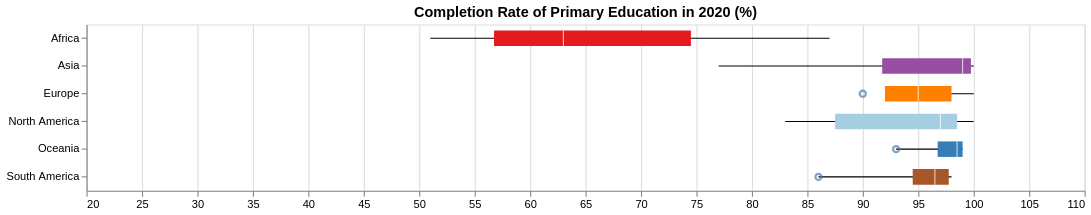

Vega-Lite specification stored for this chart:
### Vega-Lite specification from a JSON file in a GitHub repository (floating-point values rounded to 4 significant figures)
{"$schema": "https://vega.github.io/schema/vega-lite/v5.json", "title": "Completion Rate of Primary Education in 2020 (%)", "width": 900, "height": 150, "data": {"values": [{"Species": "Africa", "lower": 51, "q1": 56.75, "median": 63, "q3": 74.5, "upper": 87, "outliers": []}, {"Species": "Asia", "lower": 77, "q1": 91.75, "median": 99, "q3": 99.75, "upper": 100, "outliers": []}, {"Species": "Europe", "lower": 93, "q1": 92, "median": 95, "q3": 98, "upper": 100, "outliers": [90]}, {"Species": "North America", "lower": 83, "q1": 87.5, "median": 97, "q3": 98.5, "upper": 100, "outliers": []}, {"Species": "Oceania", "lower": 93, "q1": 96.75, "median": 98.5, "q3": 99, "upper": 99, "outliers": [93]}, {"Species": "South America", "lower": 86, "q1": 94.5, "median": 96.5, "q3": 97.75, "upper": 98, "outliers": [86]}]}, "encoding": {"y": {"field": "Species", "type": "nominal", "title": null}, "tooltip": [{"field": "Species", "type": "nominal", "title": "Country"}, {"field": "lower", "type": "quantitative", "title": "Minimum"}, {"field": "q1", "type": "quantitative", "format": ",.2f", "title": "Q1"}, {"field": "median", "type": "quantitative", "format": ",.2f", "title": "Median"}, {"field": "q3", "type": "quantitative", "format": ",.2f", "title": "Q3"}, {"field": "upper", "type": "quantitative", "title": "Maximum"}]}, "layer": [{"mark": {"type": "rule"}, "encoding": {"x": {"field": "lower", "type": "quantitative", "scale": {"domain": [25, 105]}, "title": null}, "x2": {"field": "upper"}}}, {"mark": {"type": "bar", "size": 14}, "encoding": {"x": {"field": "q1", "type": "quantitative"}, "x2": {"field": "q3"}, "color": {"field": "Species", "type": "nominal", "legend": null, "scale": {"range": ["#e41a1c", "#984ea3", "#ff7f00", "#a6cee3", "#377eb8", "#a65628"]}}}}, {"mark": {"type": "tick", "color": "white", "size": 14}, "encoding": {"x": {"field": "median", "type": "quantitative"}}}, {"transform": [{"flatten": ["outliers"]}], "mark": {"type": "point", "style": "boxplot-outliers"}, "encoding": {"x": {"field": "outliers", "type": "quantitative"}}}]}
